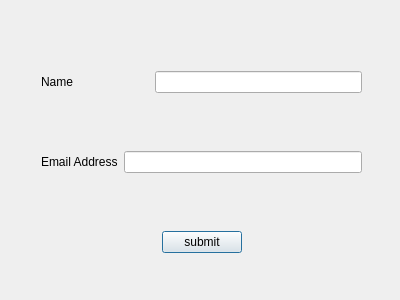
<?xml version="1.0" encoding="UTF-8"?>
<ui version="4.0">
 <class>Dialog</class>
 <widget class="QDialog" name="Dialog">
  <property name="geometry">
   <rect>
    <x>0</x>
    <y>0</y>
    <width>400</width>
    <height>300</height>
   </rect>
  </property>
  <property name="windowTitle">
   <string>Dialog</string>
  </property>
  <widget class="QWidget" name="">
   <property name="geometry">
    <rect>
     <x>41</x>
     <y>71</y>
     <width>321</width>
     <height>182</height>
    </rect>
   </property>
   <layout class="QVBoxLayout" name="verticalLayout">
    <item>
     <layout class="QHBoxLayout" name="horizontalLayout_2">
      <item>
       <widget class="QLabel" name="label">
        <property name="text">
         <string>Name</string>
        </property>
       </widget>
      </item>
      <item>
       <spacer name="horizontalSpacer">
        <property name="orientation">
         <enum>Qt::Horizontal</enum>
        </property>
        <property name="sizeHint" stdset="0">
         <size>
          <width>40</width>
          <height>20</height>
         </size>
        </property>
       </spacer>
      </item>
      <item>
       <widget class="QLineEdit" name="lineEdit">
        <property name="minimumSize">
         <size>
          <width>207</width>
          <height>0</height>
         </size>
        </property>
       </widget>
      </item>
     </layout>
    </item>
    <item>
     <spacer name="verticalSpacer">
      <property name="orientation">
       <enum>Qt::Vertical</enum>
      </property>
      <property name="sizeHint" stdset="0">
       <size>
        <width>20</width>
        <height>40</height>
       </size>
      </property>
     </spacer>
    </item>
    <item>
     <layout class="QHBoxLayout" name="horizontalLayout">
      <item>
       <widget class="QLabel" name="label_2">
        <property name="text">
         <string>Email Address</string>
        </property>
       </widget>
      </item>
      <item>
       <widget class="QLineEdit" name="lineEdit_2">
        <property name="minimumSize">
         <size>
          <width>207</width>
          <height>0</height>
         </size>
        </property>
       </widget>
      </item>
     </layout>
    </item>
    <item>
     <spacer name="verticalSpacer_2">
      <property name="orientation">
       <enum>Qt::Vertical</enum>
      </property>
      <property name="sizeHint" stdset="0">
       <size>
        <width>20</width>
        <height>40</height>
       </size>
      </property>
     </spacer>
    </item>
    <item>
     <layout class="QHBoxLayout" name="horizontalLayout_3">
      <item>
       <spacer name="horizontalSpacer_2">
        <property name="orientation">
         <enum>Qt::Horizontal</enum>
        </property>
        <property name="sizeHint" stdset="0">
         <size>
          <width>40</width>
          <height>20</height>
         </size>
        </property>
       </spacer>
      </item>
      <item>
       <widget class="QPushButton" name="pushButton">
        <property name="maximumSize">
         <size>
          <width>200</width>
          <height>16777215</height>
         </size>
        </property>
        <property name="text">
         <string>submit</string>
        </property>
       </widget>
      </item>
      <item>
       <spacer name="horizontalSpacer_3">
        <property name="orientation">
         <enum>Qt::Horizontal</enum>
        </property>
        <property name="sizeHint" stdset="0">
         <size>
          <width>40</width>
          <height>20</height>
         </size>
        </property>
       </spacer>
      </item>
     </layout>
    </item>
   </layout>
  </widget>
 </widget>
 <resources/>
 <connections/>
</ui>
